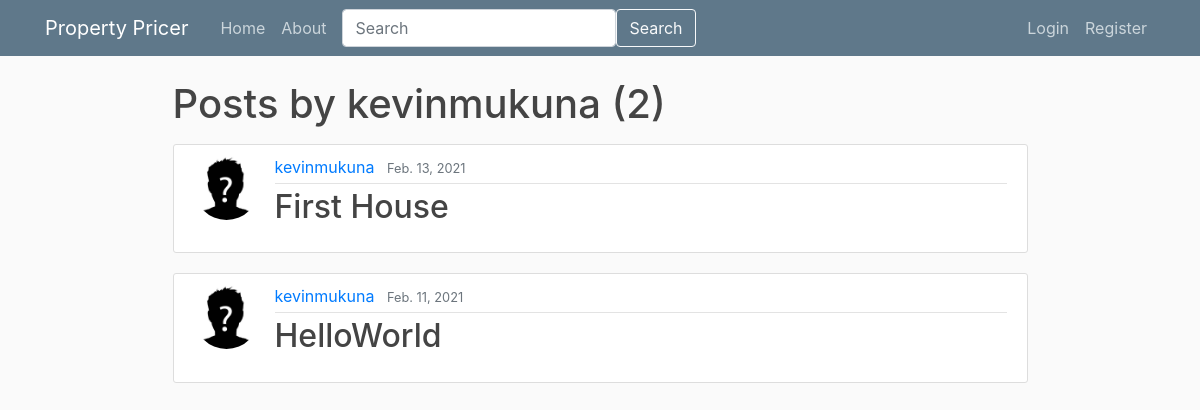
/user/kevinmukuna, run on an earlier commit of the app's database.
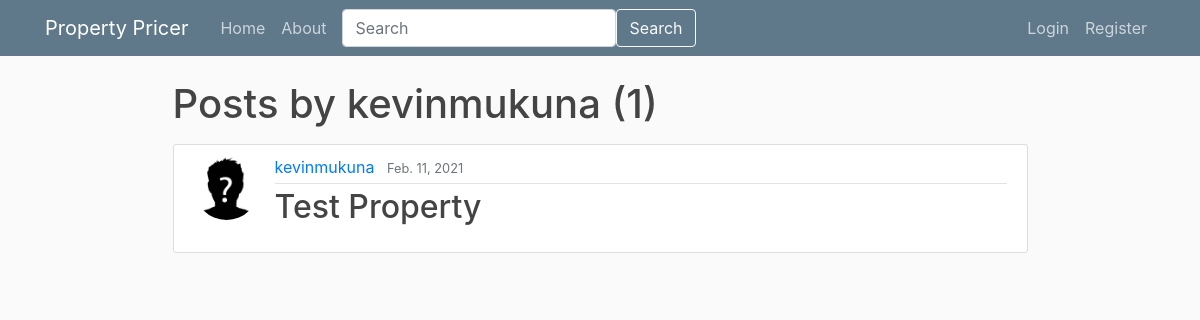
And on a later commit of the database.
### webpages/models.py (models this page shows, shortened)
class Post(models.Model):
    title = models.CharField(max_length=128)
    property_description = models.TextField()
    address_line_1 = models.CharField(max_length=255, default='')
    address_line_2 = models.CharField(max_length=255, null=True, blank=True)
    city = models.CharField(max_length=128, default='')
    county = models.CharField(max_length=128, default='')
    date_posted = models.DateField(default=timezone.now)
    author = models.ForeignKey(User,related_name="user_posts", on_delete=models.CASCADE)
    """
        this method return a string to redirect the user after posting to that post by returning post details the
        primary key of the newly created post
    """

### userpages/models.py (models this page shows, shortened)
class Profile(models.Model):
    user = models.OneToOneField(User, on_delete=models.CASCADE)
    image = models.ImageField(default='default.jpg', upload_to='profile_pics')

### webpages/views.py (the view)
# urls.py: path('user/<str:username>', UserPostListView.as_view(), name='user-posts'),
class UserPostListView(ListView):
    model = Post
    template_name = 'webpages/user_posts.html'
    context_object_name = 'posts'
    paginate_by = 5
    def get_queryset(self):
        user = get_object_or_404(User, username=self.kwargs.get('username'))
        return Post.objects.filter(author=user).order_by('-date_posted')

### templates/webpages/user_posts.html (shortened to what this page needs)
{% extends "base.html" %}
{% block content %}
    <h1 class="mb-3"> Posts by {{ view.kwargs.username }} ({{ page_obj.paginator.count}})</h1>
    {% for post in posts %}
        {% include 'webpages/short_post.html' %}
    {% endfor %}
{% endblock content %}

### templates/webpages/short_post.html (shortened to what this page needs)
<article class="media content-section">
    <img class="rounded-circle article-img" src="{{ post.author.profile.image.url }}">
    <div class="media-body">
        <div class="article-metadata">
            <a class="mr-2" href="{% url 'user-posts' post.author.username %}">{{ post.author }}</a>
            <small class="text-muted">{{ post.date_posted }}</small>
        </div>
        <h2><a class="article-title" href="{% url 'post-detail' post.id %}">{{ post.title }}</a></h2>
    </div>
</article>

What changed in the data, as far as the page shows it:
removed Post: author.profile.image (placeholder picture), author "kevinmukuna", date_posted "Feb. 13, 2021", title "First House"
changed Post "kevinmukuna": title "HelloWorld" → "Test Property"
Also different on the page:
{{ page_obj.paginator.count }}: "2" → "1"
